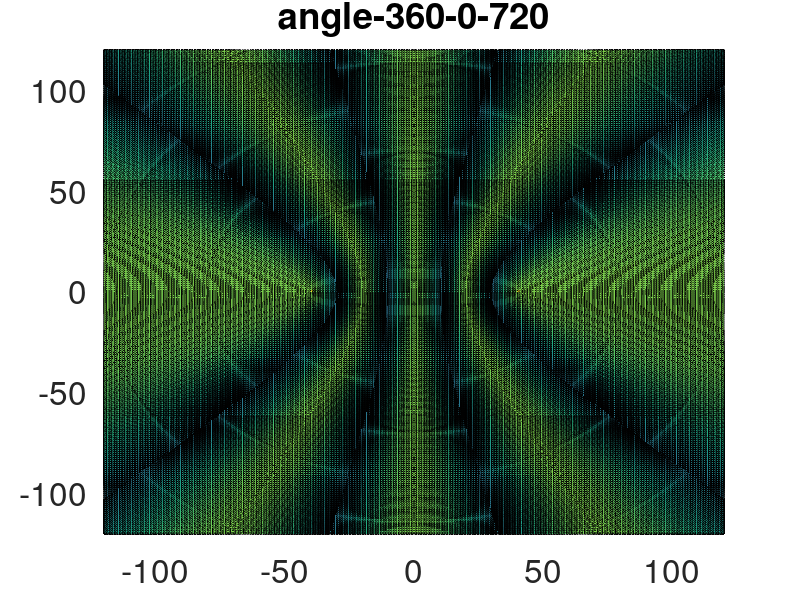

Write the MATLAB code that produced this figure.
#########################################
####### variables for the picture #######
#########################################

clear all;
close all;

% Time in seconds for each plot in the GIF
DelayTime = 0.1; 

startx = 150;
starty = 150;
width = 1062;
height = 980;

########################################
####### variables for the figure #######
########################################

matrix_size = 120;
number_of_points = 2 * matrix_size + 1;

reference_x_pos = 0;
reference_y_pos = 0;

antenna_1_x_pos = -40;
antenna_1_y_pos = 0;
	antenna_1_enable = 1;
	angle_offset_1 = 0;

antenna_2_x_pos = 40;
antenna_2_y_pos = 0;
	antenna_2_enable = 1;
	angle_offset_2 = 720;

wave_length = 40;

########################################

frequency = (2 * pi) / wave_length;
radian_offset_1 = angle_offset_1 * pi / 180;
radian_offset_2 = angle_offset_2 * pi / 180;

space_reference_x = linspace(-matrix_size-reference_x_pos,matrix_size-reference_x_pos,number_of_points) ;
space_reference_y = linspace(-matrix_size-reference_y_pos,matrix_size-reference_y_pos,number_of_points) ;

space_antenna_1_x = linspace(-matrix_size-antenna_1_x_pos,matrix_size-antenna_1_x_pos,number_of_points) ;
space_antenna_1_y = linspace(-matrix_size-antenna_1_y_pos,matrix_size-antenna_1_y_pos,number_of_points) ;

space_antenna_2_x = linspace(-matrix_size-antenna_2_x_pos,matrix_size-antenna_2_x_pos,number_of_points) ;
space_antenna_2_y = linspace(-matrix_size-antenna_2_y_pos,matrix_size-antenna_2_y_pos,number_of_points) ;

mesh_antenna_1_value = zeros(number_of_points,number_of_points);
mesh_antenna_2_value = zeros(number_of_points,number_of_points);

[antenna_1_x,antenna_1_y] = meshgrid(space_antenna_1_x,space_antenna_1_y);
[antenna_2_x,antenna_2_y] = meshgrid(space_antenna_2_x,space_antenna_2_y);

########################################

distance_antenna_1_value = sqrt(antenna_1_x.*antenna_1_x + antenna_1_y.*antenna_1_y);
distance_antenna_2_value = sqrt(antenna_2_x.*antenna_2_x + antenna_2_y.*antenna_2_y);

##################################
####### create the picture #######
##################################

number_of_step = 36;
divider = number_of_step / 2;

multi = 360 / number_of_step;

filename = ["mesh_antenna" , "-" , num2str(angle_offset_1) , "-" , num2str(angle_offset_2) , ".gif"];

% Function and GIF file update loop
for n = 1:number_of_step

	% Generate the function and plot it
	mesh_antenna_value = zeros(number_of_points,number_of_points);

	mesh_antenna_1_value = antenna_1_enable * cos(frequency*distance_antenna_1_value + radian_offset_1 - n * pi / divider);
	mesh_antenna_2_value = antenna_2_enable * cos(frequency*distance_antenna_2_value + radian_offset_2 - n * pi / divider);

	mesh_antenna_value = mesh_antenna_1_value + mesh_antenna_2_value;

	mesh_antenna_value(number_of_points-matrix_size+antenna_1_y_pos,number_of_points-matrix_size+antenna_1_x_pos) = 3;
	mesh_antenna_value(number_of_points-matrix_size+antenna_2_y_pos,number_of_points-matrix_size+antenna_2_x_pos) = 3;

	text_title = ["angle-" , num2str(n * multi) , "-" , num2str(angle_offset_1) , "-" , num2str(angle_offset_2) ];

	% Create empty figure and assign number
	f = figure(1);

	pause(0.3);

	surface(space_reference_x,space_reference_y,mesh_antenna_value) ;
	set(gcf,'position',[startx,starty,width,height]);
	title(text_title);
	set(gca, "fontsize", 24);
	xlim([-matrix_size,matrix_size]);
	ylim([-matrix_size,matrix_size]);
	drawnow

	pause(0.3);

	% Image Processing
	% Assign plot to a frame
	frame = getframe(f);
	% Convert frame to RGB image (3 dimensional) 
	im = frame2im(frame);
	% Transform RGB samples to 1 dimension with a color map "cm". 
	[imind,cm] = rgb2ind(im); 
	if n == 1;
		% Create GIF file
		imwrite(imind,cm,filename,'gif','DelayTime', DelayTime , 'Compression' , 'lzw');
	else
		% Add each new plot to GIF
		imwrite(imind,cm,filename,'gif','WriteMode','append','DelayTime', DelayTime , 'Compression' , 'lzw');
	end

	pause(0.3);

	close all;
end